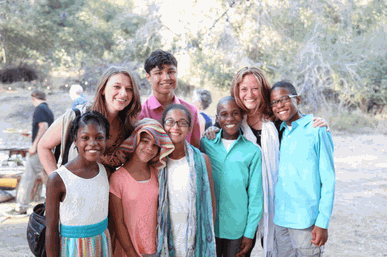
#> input picture fam.png, 387 x 257 px
$ python face_detect.py fam.png
#> lines starting #> are read from the running program, lines starting #| are printed output that depends on the picture; after the words box and inside, x2 and y2 are one past the last pixel; in counts of white or black regions, pixels touching at a corner belong together
import cv2
import sys

# Get user supplied values
# Get the image name as command line argument
# First we pass the image and then the cascade for detecting faces and eyes provided by OpenCV

imagePath = sys.argv[1]
cascPath = "haarcascade_frontalface_default.xml"
eyePath = 'haarcascade_eye.xml'


# Create the haar cascade
# Now we create the cascade and initialize it with our face and eye cascade
faceCascade = cv2.CascadeClassifier(cascPath)
eyeCascade = cv2.CascadeClassifier(eyePath)

# Read the image and convert it to grayscale
image = cv2.imread(imagePath)
#> image is the input picture: shape (257, 387, 3); mean B, G, R 172.4, 170.4, 167.1
gray = cv2.cvtColor(image, cv2.COLOR_BGR2GRAY)
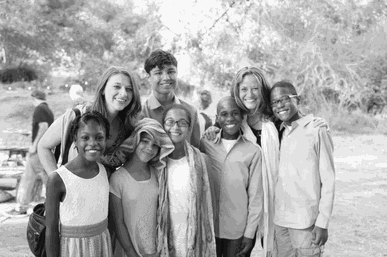
#> gray: shape (257, 387); min 14, max 248, mean 169.7

# Detect faces in the image
# The detectMultiScale() function is a general function that detects objects
faces = faceCascade.detectMultiScale(
    # The first attribute is the grayscale image
    gray,
    # The second attribute is used to scale faces bigger or smaller
    scaleFactor=1.1,
    # The third defines how many objects are detected near the current one before it declares the face found
    minNeighbors=5,
    # The forth gives the size of each moving window to detect objects
    minSize=(25, 25),
)
#> faces = [[236, 77, 29, 29], [162, 111, 30, 30], [104, 75, 34, 34]]

print("Found {0} faces!".format(len(faces)))
#| Found 3 faces!

# Draw a purple rectangle around the faces and yellow rectangles around the eyes
for (x, y, w, h) in faces:
    cv2.rectangle(image, (x, y), (x+w, y+h), (255, 105, 180), 2)
    roi_gray = gray[y:y + h, x:x + w]
    roi_color = image[y:y + h, x:x + w]
    eyes = eyeCascade.detectMultiScale(roi_gray)
    for (ex, ey, ew, eh) in eyes:
        cv2.rectangle(roi_color, (ex, ey), (ex + ew, ey + eh), (0, 191, 255), 2)
#> this loop made 3 passes
#> pass 1, `roi_gray = gray[y:y + h, x:x + w]`:
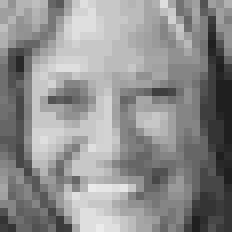
#> roi_gray: shape (29, 29) (shown 8 times larger); min 30, max 233, mean 142.3
#> pass 1, `roi_color = image[y:y + h, x:x + w]`:
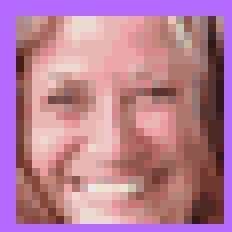
#> roi_color: shape (29, 29, 3) (shown 8 times larger); mean B, G, R 151, 125.9, 182.3
#> pass 2, `roi_color = image[y:y + h, x:x + w]`:
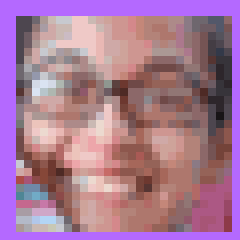
#> roi_color: shape (30, 30, 3) (shown 8 times larger); mean B, G, R 149.3, 120.9, 167.1
#> after the loop:
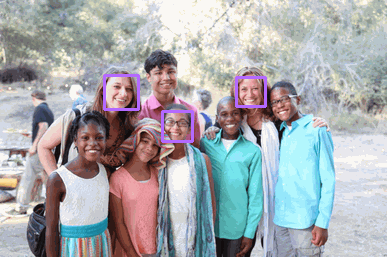
#> image: shape (257, 387, 3); 1.11% of pixels changed, all inside (x1, y1, x2, y2) = (103, 74, 267, 143)
#> after the loop:
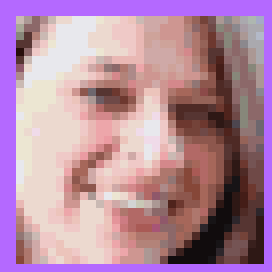
#> roi_color: shape (34, 34, 3) (shown 8 times larger); mean B, G, R 159, 137.7, 179.3
#> after the loop:
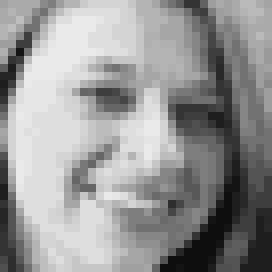
#> roi_gray: shape (34, 34) (shown 8 times larger); min 14, max 233, mean 150.1

# We display the image and wait for the user to press a key.
cv2.imshow("FaceDetect ™ ", image)
cv2.waitKey(0)
